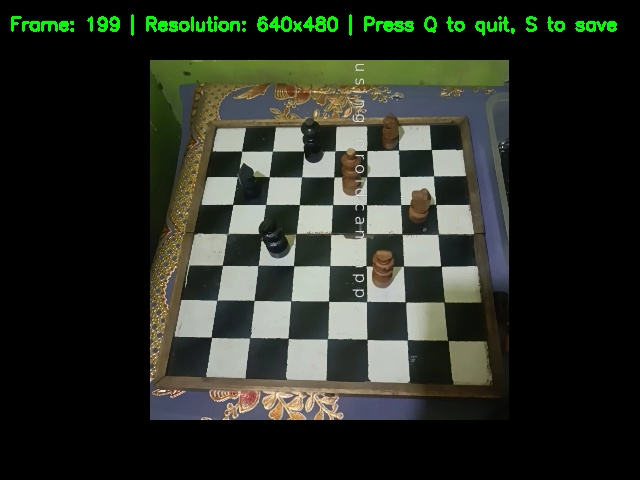
#> input picture droidcam_test_199.jpg, 640 x 480 px
$ python -i motion_detector.py   (imports and definitions only)
#> lines starting #> are read from the running program, lines starting #| are printed output that depends on the picture
#> further down, picture is the input picture: shape (480, 640, 3); mean B, G, R 36.5, 44.7, 41
"""
Motion Detector for Automatic Chess Detection
==============================================
Detects motion in board area to automatically pause/resume detection.
Replaces manual button trigger with intelligent motion sensing.

Author: Chess Detection Improved Team
Date: December 2025
"""

import cv2
import numpy as np
import time
from collections import deque


class MotionDetector:
    """
    Intelligent motion detector for automatic detection control.

    Features:
    - Motion detection in board ROI only
    - Temporal smoothing to avoid flickering
    - Configurable sensitivity
    - Debouncing for stable state transitions
    """

    def __init__(self,
                 motion_threshold=1500,
                 history_size=5,
                 stable_frames_required=3,
                 min_area=500):
        """
        Initialize motion detector.

        Args:
            motion_threshold: Minimum pixel change to consider as motion
            history_size: Number of frames to keep for smoothing
            stable_frames_required: Frames needed for state change
            min_area: Minimum contour area to consider
        """
        self.motion_threshold = motion_threshold
        self.history_size = history_size
        self.stable_frames_required = stable_frames_required
        self.min_area = min_area

        # State tracking
        self.previous_frame = None
        self.motion_history = deque(maxlen=history_size)
        self.is_board_clear = True
        self.stable_frame_count = 0

        # Performance tracking
        self.last_motion_time = 0
        self.detection_paused_time = 0

    def detect_motion(self, frame, board_roi=None):
        """
        Detect motion in frame (or specific ROI).

        Args:
            frame: Current frame (BGR)
            board_roi: Optional ROI coordinates (x, y, w, h)

        Returns:
            bool: True if motion detected, False otherwise
        """
        # Extract ROI if specified
        if board_roi is not None:
            x, y, w, h = board_roi
            roi = frame[y:y+h, x:x+w]
        else:
            roi = frame

        # Convert to grayscale and blur
        gray = cv2.cvtColor(roi, cv2.COLOR_BGR2GRAY)
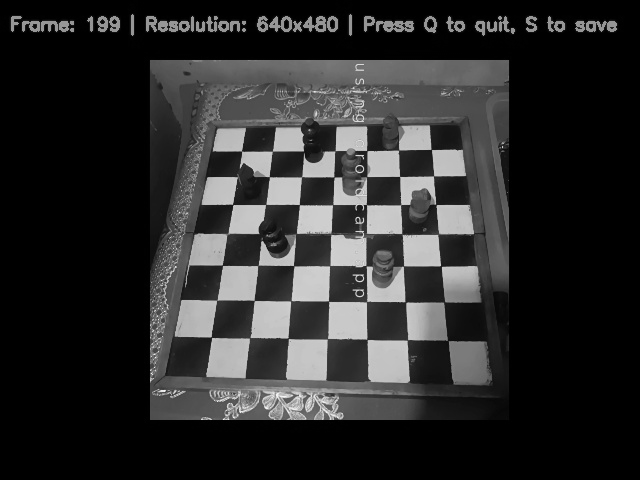
#> gray: shape (480, 640); min 0, max 246, mean 42.7
        gray = cv2.GaussianBlur(gray, (21, 21), 0)
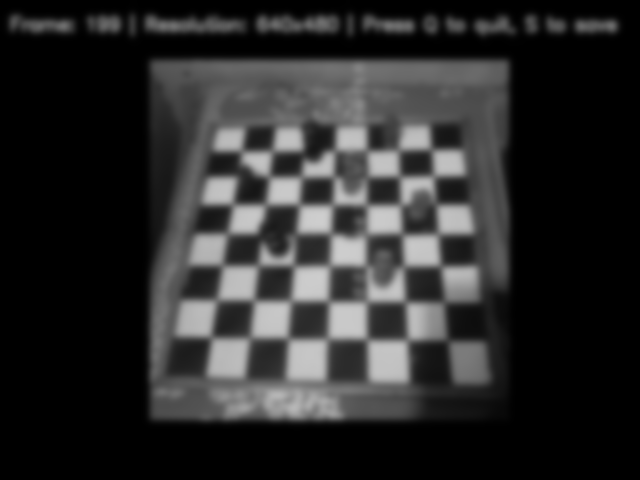
#> gray: shape (480, 640); min 0, max 206, mean 42.7

        # First frame initialization
        if self.previous_frame is None:
            self.previous_frame = gray
            return False

        # Compute frame difference
        frame_delta = cv2.absdiff(self.previous_frame, gray)
        thresh = cv2.threshold(frame_delta, 25, 255, cv2.THRESH_BINARY)[1]

        # Dilate threshold image to fill holes
        thresh = cv2.dilate(thresh, None, iterations=2)

        # Find contours
        contours, _ = cv2.findContours(
            thresh.copy(),
            cv2.RETR_EXTERNAL,
            cv2.CHAIN_APPROX_SIMPLE
        )

        # Calculate total motion
        motion_pixels = 0
        for contour in contours:
            if cv2.contourArea(contour) < self.min_area:
                continue
            motion_pixels += cv2.contourArea(contour)

        # Update previous frame
        self.previous_frame = gray

        # Determine if motion is significant
        has_motion = motion_pixels > self.motion_threshold

        # Add to history for smoothing
        self.motion_history.append(has_motion)

        # Update last motion time
        if has_motion:
            self.last_motion_time = time.time()

        return has_motion

    # [90 lines left out: functions is_stable, should_detect, get_motion_percentage, reset, get_status, not called in this run]

>>> import cv2
>>> picture = cv2.imread('../droidcam_test_199.jpg')
>>> result = MotionDetector().detect_motion(picture)
#> result = False
